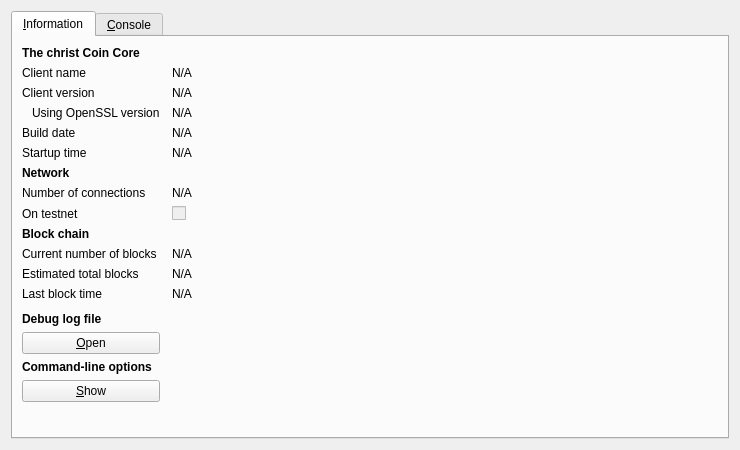
<?xml version="1.0" encoding="UTF-8"?>
<ui version="4.0">
 <class>RPCConsole</class>
 <widget class="QDialog" name="RPCConsole">
  <property name="geometry">
   <rect>
    <x>0</x>
    <y>0</y>
    <width>740</width>
    <height>450</height>
   </rect>
  </property>
  <property name="windowTitle">
   <string>The christ Coin - Debug window</string>
  </property>
  <layout class="QVBoxLayout" name="verticalLayout_2">
   <item>
    <widget class="QTabWidget" name="tabWidget">
     <property name="currentIndex">
      <number>0</number>
     </property>
     <widget class="QWidget" name="tab_info">
      <attribute name="title">
       <string>&amp;Information</string>
      </attribute>
      <layout class="QGridLayout" name="gridLayout" columnstretch="0,1">
       <property name="horizontalSpacing">
        <number>12</number>
       </property>
       <item row="0" column="0">
        <widget class="QLabel" name="label_9">
         <property name="font">
          <font>
           <weight>75</weight>
           <bold>true</bold>
          </font>
         </property>
         <property name="text">
          <string>The christ Coin Core</string>
         </property>
        </widget>
       </item>
       <item row="1" column="0">
        <widget class="QLabel" name="label_5">
         <property name="text">
          <string>Client name</string>
         </property>
        </widget>
       </item>
       <item row="1" column="1">
        <widget class="QLabel" name="clientName">
         <property name="cursor">
          <cursorShape>IBeamCursor</cursorShape>
         </property>
         <property name="text">
          <string>N/A</string>
         </property>
         <property name="textFormat">
          <enum>Qt::PlainText</enum>
         </property>
         <property name="textInteractionFlags">
          <set>Qt::LinksAccessibleByMouse|Qt::TextSelectableByKeyboard|Qt::TextSelectableByMouse</set>
         </property>
        </widget>
       </item>
       <item row="2" column="0">
        <widget class="QLabel" name="label_6">
         <property name="text">
          <string>Client version</string>
         </property>
        </widget>
       </item>
       <item row="2" column="1">
        <widget class="QLabel" name="clientVersion">
         <property name="cursor">
          <cursorShape>IBeamCursor</cursorShape>
         </property>
         <property name="text">
          <string>N/A</string>
         </property>
         <property name="textFormat">
          <enum>Qt::PlainText</enum>
         </property>
         <property name="textInteractionFlags">
          <set>Qt::LinksAccessibleByMouse|Qt::TextSelectableByKeyboard|Qt::TextSelectableByMouse</set>
         </property>
        </widget>
       </item>
       <item row="3" column="0">
        <widget class="QLabel" name="label_14">
         <property name="text">
          <string>Using OpenSSL version</string>
         </property>
         <property name="indent">
          <number>10</number>
         </property>
        </widget>
       </item>
       <item row="3" column="1">
        <widget class="QLabel" name="openSSLVersion">
         <property name="cursor">
          <cursorShape>IBeamCursor</cursorShape>
         </property>
         <property name="text">
          <string>N/A</string>
         </property>
         <property name="textFormat">
          <enum>Qt::PlainText</enum>
         </property>
         <property name="textInteractionFlags">
          <set>Qt::LinksAccessibleByMouse|Qt::TextSelectableByKeyboard|Qt::TextSelectableByMouse</set>
         </property>
        </widget>
       </item>
       <item row="4" column="0">
        <widget class="QLabel" name="label_12">
         <property name="text">
          <string>Build date</string>
         </property>
        </widget>
       </item>
       <item row="4" column="1">
        <widget class="QLabel" name="buildDate">
         <property name="cursor">
          <cursorShape>IBeamCursor</cursorShape>
         </property>
         <property name="text">
          <string>N/A</string>
         </property>
         <property name="textFormat">
          <enum>Qt::PlainText</enum>
         </property>
         <property name="textInteractionFlags">
          <set>Qt::LinksAccessibleByMouse|Qt::TextSelectableByKeyboard|Qt::TextSelectableByMouse</set>
         </property>
        </widget>
       </item>
       <item row="5" column="0">
        <widget class="QLabel" name="label_13">
         <property name="text">
          <string>Startup time</string>
         </property>
        </widget>
       </item>
       <item row="5" column="1">
        <widget class="QLabel" name="startupTime">
         <property name="cursor">
          <cursorShape>IBeamCursor</cursorShape>
         </property>
         <property name="text">
          <string>N/A</string>
         </property>
         <property name="textFormat">
          <enum>Qt::PlainText</enum>
         </property>
         <property name="textInteractionFlags">
          <set>Qt::LinksAccessibleByMouse|Qt::TextSelectableByKeyboard|Qt::TextSelectableByMouse</set>
         </property>
        </widget>
       </item>
       <item row="6" column="0">
        <widget class="QLabel" name="label_11">
         <property name="font">
          <font>
           <weight>75</weight>
           <bold>true</bold>
          </font>
         </property>
         <property name="text">
          <string>Network</string>
         </property>
        </widget>
       </item>
       <item row="7" column="0">
        <widget class="QLabel" name="label_7">
         <property name="text">
          <string>Number of connections</string>
         </property>
        </widget>
       </item>
       <item row="7" column="1">
        <widget class="QLabel" name="numberOfConnections">
         <property name="cursor">
          <cursorShape>IBeamCursor</cursorShape>
         </property>
         <property name="text">
          <string>N/A</string>
         </property>
         <property name="textFormat">
          <enum>Qt::PlainText</enum>
         </property>
         <property name="textInteractionFlags">
          <set>Qt::LinksAccessibleByMouse|Qt::TextSelectableByKeyboard|Qt::TextSelectableByMouse</set>
         </property>
        </widget>
       </item>
       <item row="8" column="0">
        <widget class="QLabel" name="label_8">
         <property name="text">
          <string>On testnet</string>
         </property>
        </widget>
       </item>
       <item row="8" column="1">
        <widget class="QCheckBox" name="isTestNet">
         <property name="enabled">
          <bool>false</bool>
         </property>
         <property name="text">
          <string/>
         </property>
        </widget>
       </item>
       <item row="9" column="0">
        <widget class="QLabel" name="label_10">
         <property name="font">
          <font>
           <weight>75</weight>
           <bold>true</bold>
          </font>
         </property>
         <property name="text">
          <string>Block chain</string>
         </property>
        </widget>
       </item>
       <item row="10" column="0">
        <widget class="QLabel" name="label_3">
         <property name="text">
          <string>Current number of blocks</string>
         </property>
        </widget>
       </item>
       <item row="10" column="1">
        <widget class="QLabel" name="numberOfBlocks">
         <property name="cursor">
          <cursorShape>IBeamCursor</cursorShape>
         </property>
         <property name="text">
          <string>N/A</string>
         </property>
         <property name="textFormat">
          <enum>Qt::PlainText</enum>
         </property>
         <property name="textInteractionFlags">
          <set>Qt::LinksAccessibleByMouse|Qt::TextSelectableByKeyboard|Qt::TextSelectableByMouse</set>
         </property>
        </widget>
       </item>
       <item row="11" column="0">
        <widget class="QLabel" name="label_4">
         <property name="text">
          <string>Estimated total blocks</string>
         </property>
        </widget>
       </item>
       <item row="11" column="1">
        <widget class="QLabel" name="totalBlocks">
         <property name="cursor">
          <cursorShape>IBeamCursor</cursorShape>
         </property>
         <property name="text">
          <string>N/A</string>
         </property>
         <property name="textFormat">
          <enum>Qt::PlainText</enum>
         </property>
         <property name="textInteractionFlags">
          <set>Qt::LinksAccessibleByMouse|Qt::TextSelectableByKeyboard|Qt::TextSelectableByMouse</set>
         </property>
        </widget>
       </item>
       <item row="12" column="0">
        <widget class="QLabel" name="label_2">
         <property name="text">
          <string>Last block time</string>
         </property>
        </widget>
       </item>
       <item row="12" column="1">
        <widget class="QLabel" name="lastBlockTime">
         <property name="cursor">
          <cursorShape>IBeamCursor</cursorShape>
         </property>
         <property name="text">
          <string>N/A</string>
         </property>
         <property name="textFormat">
          <enum>Qt::PlainText</enum>
         </property>
         <property name="textInteractionFlags">
          <set>Qt::LinksAccessibleByMouse|Qt::TextSelectableByKeyboard|Qt::TextSelectableByMouse</set>
         </property>
        </widget>
       </item>
       <item row="13" column="0">
        <spacer name="verticalSpacer_2">
         <property name="orientation">
          <enum>Qt::Vertical</enum>
         </property>
         <property name="sizeHint" stdset="0">
          <size>
           <width>20</width>
           <height>20</height>
          </size>
         </property>
        </spacer>
       </item>
       <item row="14" column="0">
        <widget class="QLabel" name="labelDebugLogfile">
         <property name="font">
          <font>
           <weight>75</weight>
           <bold>true</bold>
          </font>
         </property>
         <property name="text">
          <string>Debug log file</string>
         </property>
        </widget>
       </item>
       <item row="15" column="0">
        <widget class="QPushButton" name="openDebugLogfileButton">
         <property name="toolTip">
          <string>Open the The christ Coin debug log file from the current data directory. This can take a few seconds for large log files.</string>
         </property>
         <property name="text">
          <string>&amp;Open</string>
         </property>
         <property name="autoDefault">
          <bool>false</bool>
         </property>
        </widget>
       </item>
       <item row="16" column="0">
        <widget class="QLabel" name="labelCLOptions">
         <property name="font">
          <font>
           <weight>75</weight>
           <bold>true</bold>
          </font>
         </property>
         <property name="text">
          <string>Command-line options</string>
         </property>
        </widget>
       </item>
       <item row="17" column="0">
        <widget class="QPushButton" name="showCLOptionsButton">
         <property name="toolTip">
          <string>Show the christCoin-Qt help message to get a list with possible The christ Coin command-line options.</string>
         </property>
         <property name="text">
          <string>&amp;Show</string>
         </property>
         <property name="autoDefault">
          <bool>false</bool>
         </property>
        </widget>
       </item>
       <item row="18" column="0">
        <spacer name="verticalSpacer">
         <property name="orientation">
          <enum>Qt::Vertical</enum>
         </property>
         <property name="sizeHint" stdset="0">
          <size>
           <width>20</width>
           <height>40</height>
          </size>
         </property>
        </spacer>
       </item>
      </layout>
     </widget>
     <widget class="QWidget" name="tab_console">
      <attribute name="title">
       <string>&amp;Console</string>
      </attribute>
      <layout class="QVBoxLayout" name="verticalLayout_3">
       <property name="spacing">
        <number>3</number>
       </property>
       <item>
        <widget class="QTextEdit" name="messagesWidget">
         <property name="minimumSize">
          <size>
           <width>0</width>
           <height>100</height>
          </size>
         </property>
         <property name="readOnly">
          <bool>true</bool>
         </property>
         <property name="tabKeyNavigation" stdset="0">
          <bool>false</bool>
         </property>
         <property name="columnCount" stdset="0">
          <number>2</number>
         </property>
        </widget>
       </item>
       <item>
        <layout class="QHBoxLayout" name="horizontalLayout">
         <property name="spacing">
          <number>3</number>
         </property>
         <item>
          <widget class="QLabel" name="label">
           <property name="text">
            <string notr="true">&gt;</string>
           </property>
          </widget>
         </item>
         <item>
          <widget class="QLineEdit" name="lineEdit"/>
         </item>
         <item>
          <widget class="QPushButton" name="clearButton">
           <property name="maximumSize">
            <size>
             <width>24</width>
             <height>24</height>
            </size>
           </property>
           <property name="toolTip">
            <string>Clear console</string>
           </property>
           <property name="text">
            <string/>
           </property>
           <property name="icon">
            <iconset resource="../bitcoin.qrc">
             <normaloff>:/icons/remove</normaloff>:/icons/remove</iconset>
           </property>
           <property name="shortcut">
            <string notr="true">Ctrl+L</string>
           </property>
           <property name="autoDefault">
            <bool>false</bool>
           </property>
          </widget>
         </item>
        </layout>
       </item>
      </layout>
     </widget>
    </widget>
   </item>
  </layout>
 </widget>
 <resources>
  <include location="../bitcoin.qrc"/>
 </resources>
 <connections/>
</ui>
